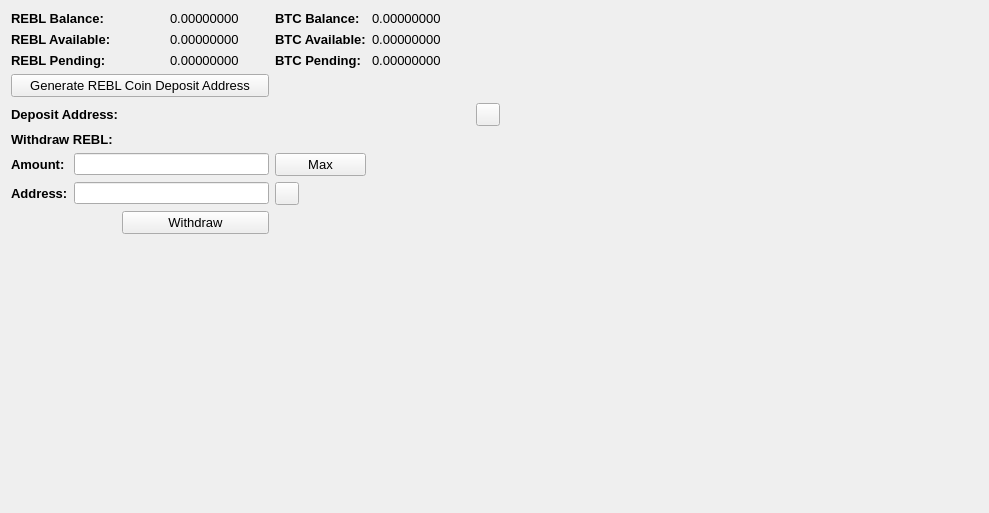
     <widget class="QWidget" name="BalanceTab">
      <attribute name="title">
       <string>Balance</string>
      </attribute>
      <layout class="QGridLayout" name="gridLayout_2">
       <item row="0" column="0" colspan="2">
        <widget class="QLabel" name="label_11">
         <property name="font">
          <font>
           <pointsize>10</pointsize>
           <weight>75</weight>
           <bold>true</bold>
          </font>
         </property>
         <property name="text">
          <string>REBL Balance:</string>
         </property>
        </widget>
       </item>
       <item row="0" column="3">
        <widget class="QLabel" name="REBLBalanceLabel">
         <property name="font">
          <font>
           <pointsize>10</pointsize>
          </font>
         </property>
         <property name="text">
          <string>0.00000000</string>
         </property>
         <property name="textInteractionFlags">
          <set>Qt::LinksAccessibleByMouse|Qt::TextSelectableByMouse</set>
         </property>
        </widget>
       </item>
       <item row="0" column="4">
        <widget class="QLabel" name="label_12">
         <property name="font">
          <font>
           <pointsize>10</pointsize>
           <weight>75</weight>
           <bold>true</bold>
          </font>
         </property>
         <property name="text">
          <string>BTC Balance:</string>
         </property>
        </widget>
       </item>
       <item row="0" column="5">
        <widget class="QLabel" name="BitcoinBalanceLabel">
         <property name="font">
          <font>
           <pointsize>10</pointsize>
          </font>
         </property>
         <property name="text">
          <string>0.00000000</string>
         </property>
         <property name="textInteractionFlags">
          <set>Qt::LinksAccessibleByMouse|Qt::TextSelectableByMouse</set>
         </property>
        </widget>
       </item>
       <item row="0" column="7" rowspan="10">
        <spacer name="horizontalSpacer_4">
         <property name="orientation">
          <enum>Qt::Horizontal</enum>
         </property>
         <property name="sizeHint" stdset="0">
          <size>
           <width>478</width>
           <height>488</height>
          </size>
         </property>
        </spacer>
       </item>
       <item row="1" column="0" colspan="2">
        <widget class="QLabel" name="label_13">
         <property name="font">
          <font>
           <pointsize>10</pointsize>
           <weight>75</weight>
           <bold>true</bold>
          </font>
         </property>
         <property name="text">
          <string>REBL Available:</string>
         </property>
        </widget>
       </item>
       <item row="1" column="3">
        <widget class="QLabel" name="REBLAvailableLabel_2">
         <property name="font">
          <font>
           <pointsize>10</pointsize>
          </font>
         </property>
         <property name="text">
          <string>0.00000000</string>
         </property>
         <property name="textInteractionFlags">
          <set>Qt::LinksAccessibleByMouse|Qt::TextSelectableByMouse</set>
         </property>
        </widget>
       </item>
       <item row="1" column="4">
        <widget class="QLabel" name="label_15">
         <property name="font">
          <font>
           <pointsize>10</pointsize>
           <weight>75</weight>
           <bold>true</bold>
          </font>
         </property>
         <property name="text">
          <string>BTC Available:</string>
         </property>
        </widget>
       </item>
       <item row="1" column="5">
        <widget class="QLabel" name="BitcoinAvailableLabel">
         <property name="font">
          <font>
           <pointsize>10</pointsize>
          </font>
         </property>
         <property name="text">
          <string>0.00000000</string>
         </property>
         <property name="textInteractionFlags">
          <set>Qt::LinksAccessibleByMouse|Qt::TextSelectableByMouse</set>
         </property>
        </widget>
       </item>
       <item row="2" column="0" colspan="2">
        <widget class="QLabel" name="label_14">
         <property name="font">
          <font>
           <pointsize>10</pointsize>
           <weight>75</weight>
           <bold>true</bold>
          </font>
         </property>
         <property name="text">
          <string>REBL Pending:</string>
         </property>
        </widget>
       </item>
       <item row="2" column="3">
        <widget class="QLabel" name="REBLPendingLabel">
         <property name="font">
          <font>
           <pointsize>10</pointsize>
          </font>
         </property>
         <property name="text">
          <string>0.00000000</string>
         </property>
         <property name="textInteractionFlags">
          <set>Qt::LinksAccessibleByMouse|Qt::TextSelectableByMouse</set>
         </property>
        </widget>
       </item>
       <item row="2" column="4">
        <widget class="QLabel" name="label_31">
         <property name="font">
          <font>
           <pointsize>10</pointsize>
           <weight>75</weight>
           <bold>true</bold>
          </font>
         </property>
         <property name="text">
          <string>BTC Pending:</string>
         </property>
        </widget>
       </item>
       <item row="2" column="5">
        <widget class="QLabel" name="BitcoinPendingLabel">
         <property name="font">
          <font>
           <pointsize>10</pointsize>
          </font>
         </property>
         <property name="text">
          <string>0.00000000</string>
         </property>
         <property name="textInteractionFlags">
          <set>Qt::LinksAccessibleByMouse|Qt::TextSelectableByMouse</set>
         </property>
        </widget>
       </item>
       <item row="3" column="0" colspan="4">
        <widget class="QPushButton" name="GenDepositBTN">
         <property name="font">
          <font>
           <pointsize>10</pointsize>
          </font>
         </property>
         <property name="text">
          <string>Generate REBL Coin Deposit Address</string>
         </property>
        </widget>
       </item>
       <item row="4" column="0" colspan="3">
        <widget class="QLabel" name="label_33">
         <property name="font">
          <font>
           <pointsize>10</pointsize>
           <weight>75</weight>
           <bold>true</bold>
          </font>
         </property>
         <property name="text">
          <string>Deposit Address:</string>
         </property>
        </widget>
       </item>
       <item row="4" column="3" colspan="3">
        <widget class="QLabel" name="DepositAddressLabel">
         <property name="minimumSize">
          <size>
           <width>300</width>
           <height>0</height>
          </size>
         </property>
         <property name="palette">
          <palette>
           <active>
            <colorrole role="WindowText">
             <brush brushstyle="SolidPattern">
              <color alpha="255">
               <red>0</red>
               <green>0</green>
               <blue>0</blue>
              </color>
             </brush>
            </colorrole>
            <colorrole role="Text">
             <brush brushstyle="SolidPattern">
              <color alpha="255">
               <red>0</red>
               <green>0</green>
               <blue>255</blue>
              </color>
             </brush>
            </colorrole>
           </active>
           <inactive>
            <colorrole role="WindowText">
             <brush brushstyle="SolidPattern">
              <color alpha="255">
               <red>0</red>
               <green>0</green>
               <blue>0</blue>
              </color>
             </brush>
            </colorrole>
            <colorrole role="Text">
             <brush brushstyle="SolidPattern">
              <color alpha="255">
               <red>0</red>
               <green>0</green>
               <blue>255</blue>
              </color>
             </brush>
            </colorrole>
           </inactive>
           <disabled>
            <colorrole role="WindowText">
             <brush brushstyle="SolidPattern">
              <color alpha="255">
               <red>120</red>
               <green>120</green>
               <blue>120</blue>
              </color>
             </brush>
            </colorrole>
            <colorrole role="Text">
             <brush brushstyle="SolidPattern">
              <color alpha="255">
               <red>120</red>
               <green>120</green>
               <blue>120</blue>
              </color>
             </brush>
            </colorrole>
           </disabled>
          </palette>
         </property>
         <property name="font">
          <font>
           <pointsize>10</pointsize>
           <weight>75</weight>
           <bold>true</bold>
          </font>
         </property>
         <property name="text">
          <string/>
         </property>
         <property name="alignment">
          <set>Qt::AlignRight|Qt::AlignTrailing|Qt::AlignVCenter</set>
         </property>
         <property name="textInteractionFlags">
          <set>Qt::LinksAccessibleByMouse|Qt::TextSelectableByKeyboard|Qt::TextSelectableByMouse</set>
         </property>
        </widget>
       </item>
       <item row="4" column="6">
        <widget class="QToolButton" name="DepositCopyButton">
         <property name="toolTip">
          <string>Copy to clipboard</string>
         </property>
         <property name="text">
          <string/>
         </property>
         <property name="icon">
          <iconset>
           <normaloff>:/icons/editcopy</normaloff>:/icons/editcopy</iconset>
         </property>
         <property name="shortcut">
          <string>Alt+P</string>
         </property>
        </widget>
       </item>
       <item row="5" column="0" colspan="2">
        <widget class="QLabel" name="label_34">
         <property name="font">
          <font>
           <pointsize>10</pointsize>
           <weight>75</weight>
           <bold>true</bold>
          </font>
         </property>
         <property name="text">
          <string>Withdraw REBL:</string>
         </property>
        </widget>
       </item>
       <item row="6" column="0">
        <widget class="QLabel" name="label_26">
         <property name="font">
          <font>
           <pointsize>10</pointsize>
           <weight>75</weight>
           <bold>true</bold>
          </font>
         </property>
         <property name="text">
          <string>Amount:</string>
         </property>
        </widget>
       </item>
       <item row="6" column="1" colspan="3">
        <widget class="QLineEdit" name="WithdrawUnitsInput">
         <property name="font">
          <font>
           <pointsize>9</pointsize>
           <weight>75</weight>
           <bold>true</bold>
          </font>
         </property>
         <property name="text">
          <string/>
         </property>
        </widget>
       </item>
       <item row="6" column="4">
        <widget class="QPushButton" name="Withdraw_Max_Amount">
         <property name="font">
          <font>
           <pointsize>10</pointsize>
          </font>
         </property>
         <property name="text">
          <string>Max</string>
         </property>
        </widget>
       </item>
       <item row="7" column="0">
        <widget class="QLabel" name="label_10">
         <property name="font">
          <font>
           <pointsize>10</pointsize>
           <weight>75</weight>
           <bold>true</bold>
          </font>
         </property>
         <property name="text">
          <string>Address:</string>
         </property>
        </widget>
       </item>
       <item row="7" column="1" colspan="3">
        <widget class="QLineEdit" name="WithdrawAddress">
         <property name="font">
          <font>
           <pointsize>9</pointsize>
           <weight>75</weight>
           <bold>true</bold>
          </font>
         </property>
        </widget>
       </item>
       <item row="7" column="4">
        <widget class="QToolButton" name="WithdrawPasteButton">
         <property name="toolTip">
          <string>Paste from clipboard</string>
         </property>
         <property name="text">
          <string/>
         </property>
         <property name="icon">
          <iconset>
           <normaloff>:/icons/editpaste</normaloff>:/icons/editpaste</iconset>
         </property>
         <property name="shortcut">
          <string>Alt+P</string>
         </property>
        </widget>
       </item>
       <item row="8" column="2" colspan="2">
        <widget class="QPushButton" name="WithdrawUnitsBtn">
         <property name="font">
          <font>
           <pointsize>10</pointsize>
          </font>
         </property>
         <property name="text">
          <string>Withdraw</string>
         </property>
        </widget>
       </item>
       <item row="9" column="0" colspan="6">
        <spacer name="verticalSpacer">
         <property name="orientation">
          <enum>Qt::Vertical</enum>
         </property>
         <property name="sizeHint" stdset="0">
          <size>
           <width>428</width>
           <height>262</height>
          </size>
         </property>
        </spacer>
       </item>
      </layout>
      <zorder>label_31</zorder>
      <zorder>label_15</zorder>
      <zorder>label_12</zorder>
      <zorder>label_14</zorder>
      <zorder>label_13</zorder>
      <zorder>label_11</zorder>
      <zorder>BitcoinBalanceLabel</zorder>
      <zorder>REBLBalanceLabel</zorder>
      <zorder>REBLAvailableLabel_2</zorder>
      <zorder>REBLPendingLabel</zorder>
      <zorder>BitcoinAvailableLabel</zorder>
      <zorder>BitcoinPendingLabel</zorder>
      <zorder>label_33</zorder>
      <zorder>GenDepositBTN</zorder>
      <zorder>DepositAddressLabel</zorder>
      <zorder>Withdraw_Max_Amount</zorder>
      <zorder>label_34</zorder>
      <zorder>WithdrawUnitsInput</zorder>
      <zorder>label_10</zorder>
      <zorder>label_26</zorder>
      <zorder>WithdrawAddress</zorder>
      <zorder>WithdrawUnitsBtn</zorder>
      <zorder>horizontalSpacer_4</zorder>
      <zorder>verticalSpacer</zorder>
      <zorder>WithdrawPasteButton</zorder>
      <zorder>DepositCopyButton</zorder>
     </widget>
